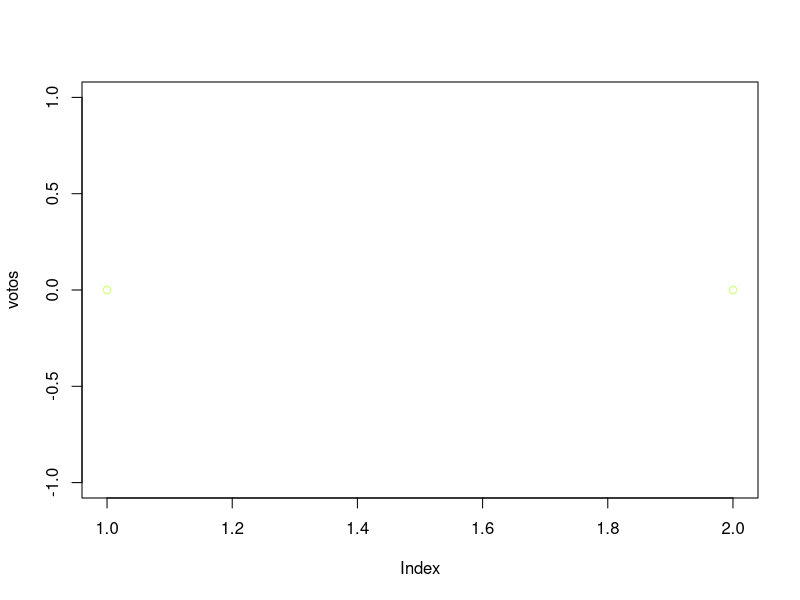
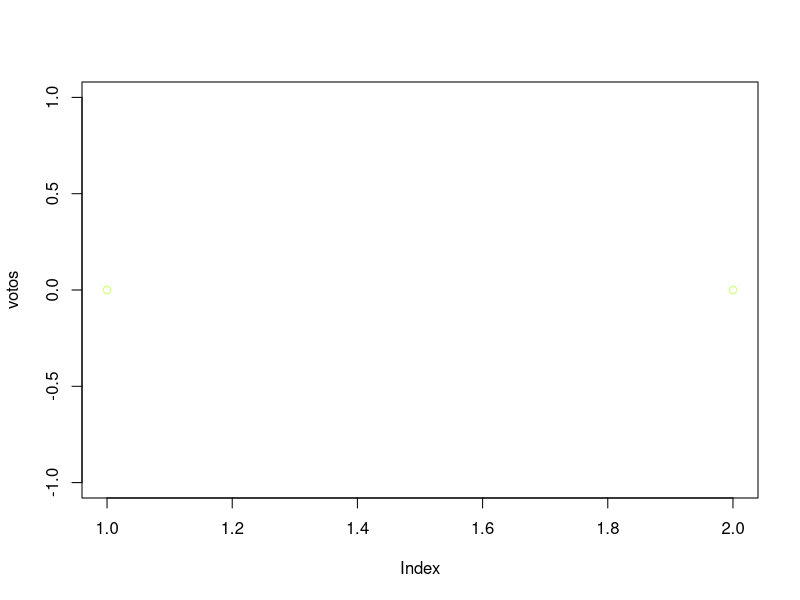
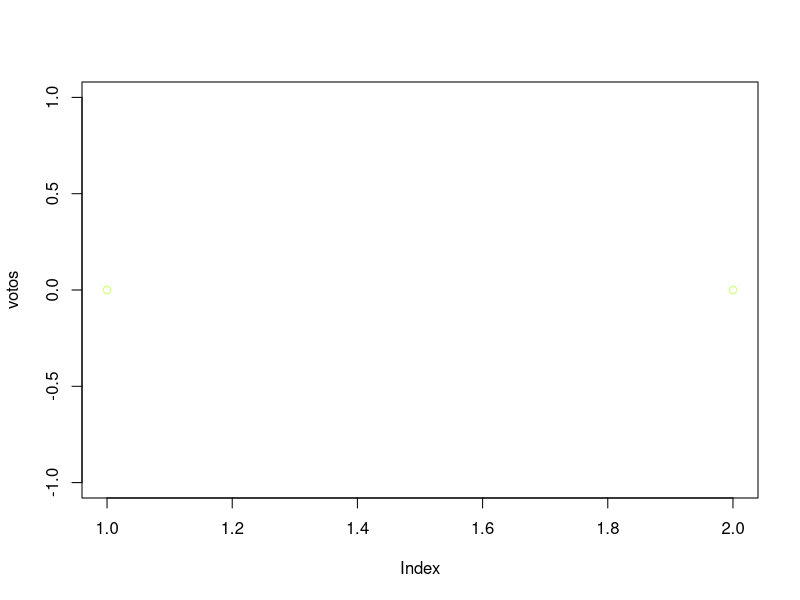
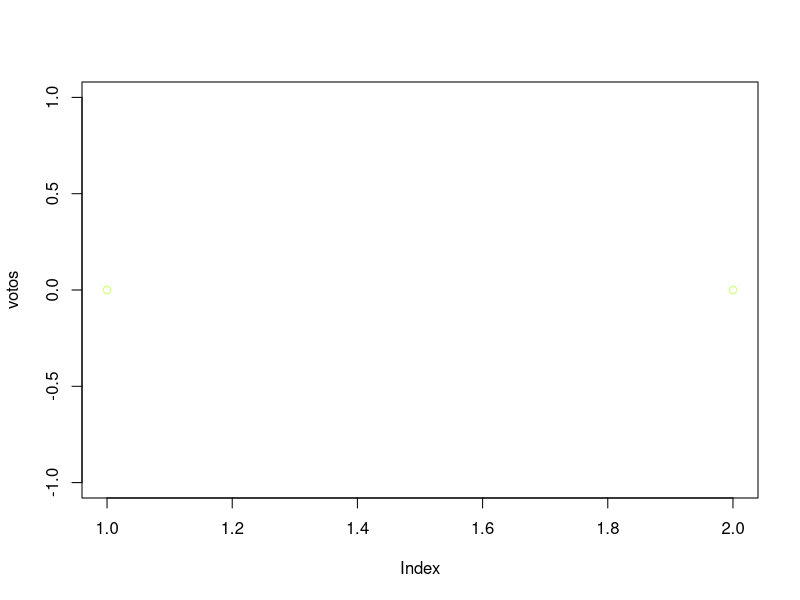
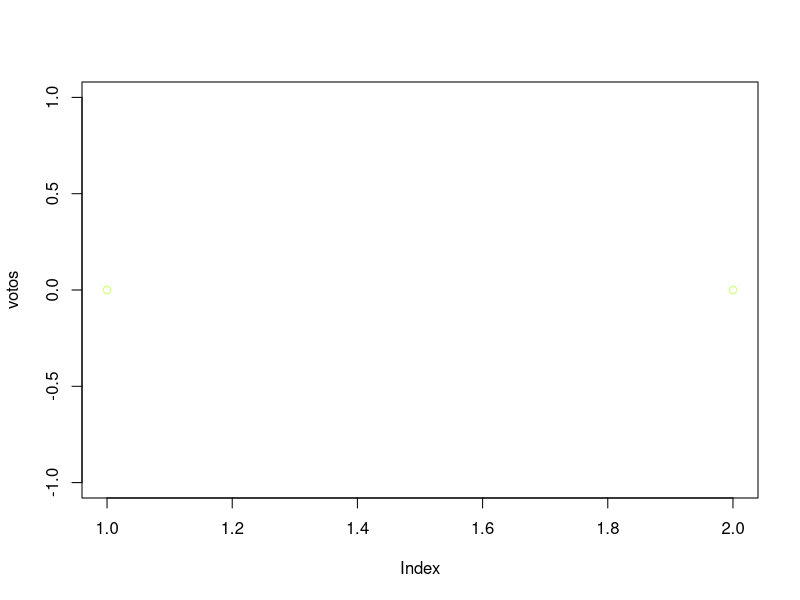
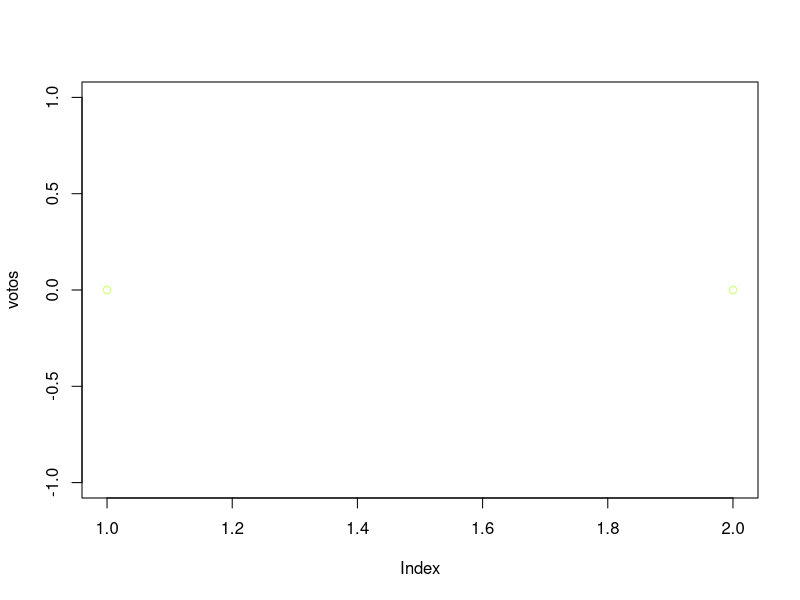
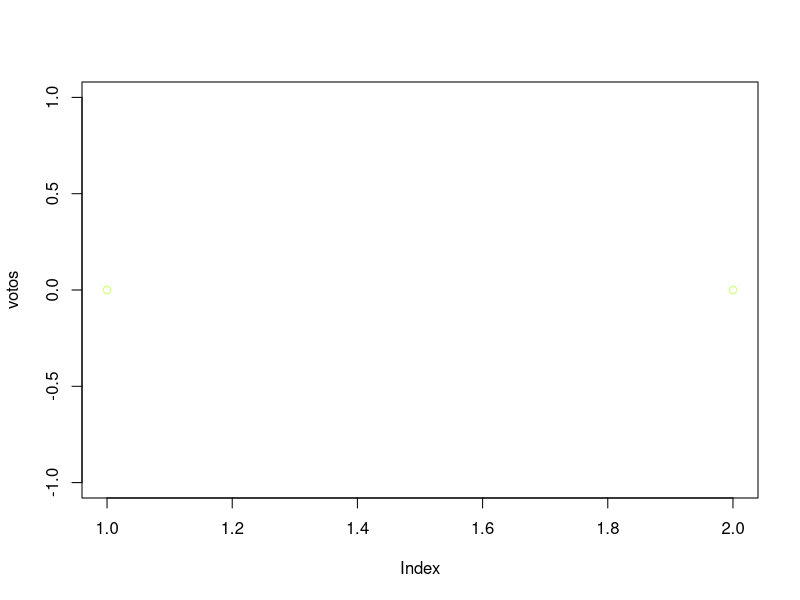
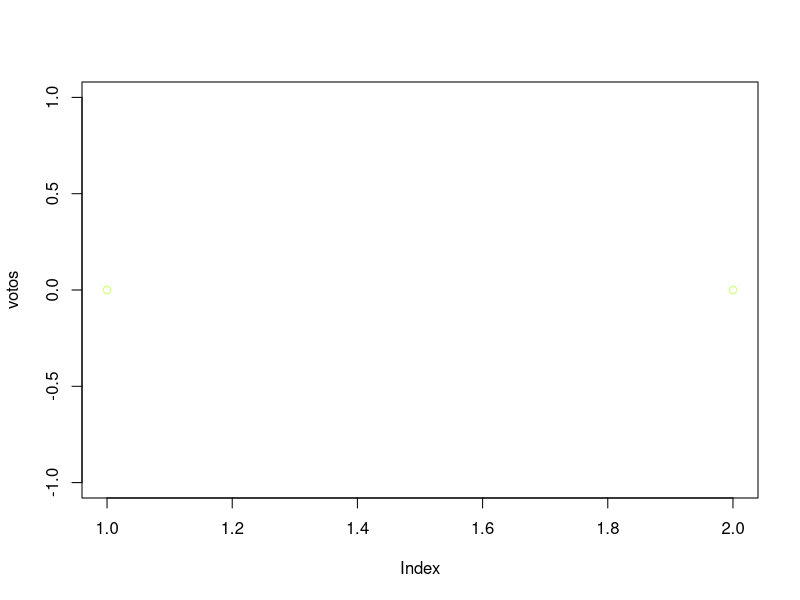

Generate these figures, in order, with R: (Note: a time limit stopped this script after it produced the figures.)
# OPCION 1 DEL MENU
registrarCandidato<-function(candidatos,votos){
    limite<-3;
    if(length(candidatos)>=limite){
        print(paste("Solo pueden registrar ", limite, " candidatos"));
        flush.console();
        return(candidatos);
    }else{
        can<-readline("Nombre del candidato: ");
        candidatos<-c(candidatos,can);
        votos<-c(votos,0);
        assign("candidatos", candidatos, envir = .GlobalEnv)
        assign("votos", votos, envir = .GlobalEnv)
        return (0);
    }
}

# OPCION 3 DEL MENU
listarCandidatos<-function(candidatos){
    print("LISTA DE CANDIDATOS")
    for(can in candidatos){
        print(can);
    }
    flush.console();
    return(0);
}


# OPCION 4 DEL MENU
votar<-function(candidatos,votos){
    print("LISTA DE CANDIDATOS")
    for(i in 1:length(candidatos)){
        print(paste(i," - ",candidatos[i]));
    }
    flush.console();
    opt<-readline("Elija su candidato: ");
    opt<-as.numeric(opt);
    
    votos[opt]<-votos[opt]+1;
    assign("votos", votos, envir = .GlobalEnv)
    votoAzar(votos);
    return(0);
}

votoAzar<-function(votos){
    num<-length(votos)
    v<-sample(1:num,1);
    votos[v]<-votos[v]+1;
    assign("votos", votos, envir = .GlobalEnv)
    return(0);
}


candidatos<-c("blanco","Yesid")
votos<-c(0,0);

print("MENU DE OPCIONES");
print("1 Registrar candidato");
print("2 Reiniciar votos");
print("3 Listar candidatos");
print("4 Usuario ingresa un voto");

print("-1 Salir");

while(1){
    opt<-readline("Elija una opcion: ");
    if(opt==1){
        registrarCandidato(candidatos,votos);
    }
    if(opt==3){
        listarCandidatos(candidatos);
    }
    if(opt==4){
        votar(candidatos,votos);
    }
    
    if(opt==-1){
        print(votos);
        return (0)
    }
    
    plot(votos,col="darkolivegreen1");
    Sys.sleep(0)
}
